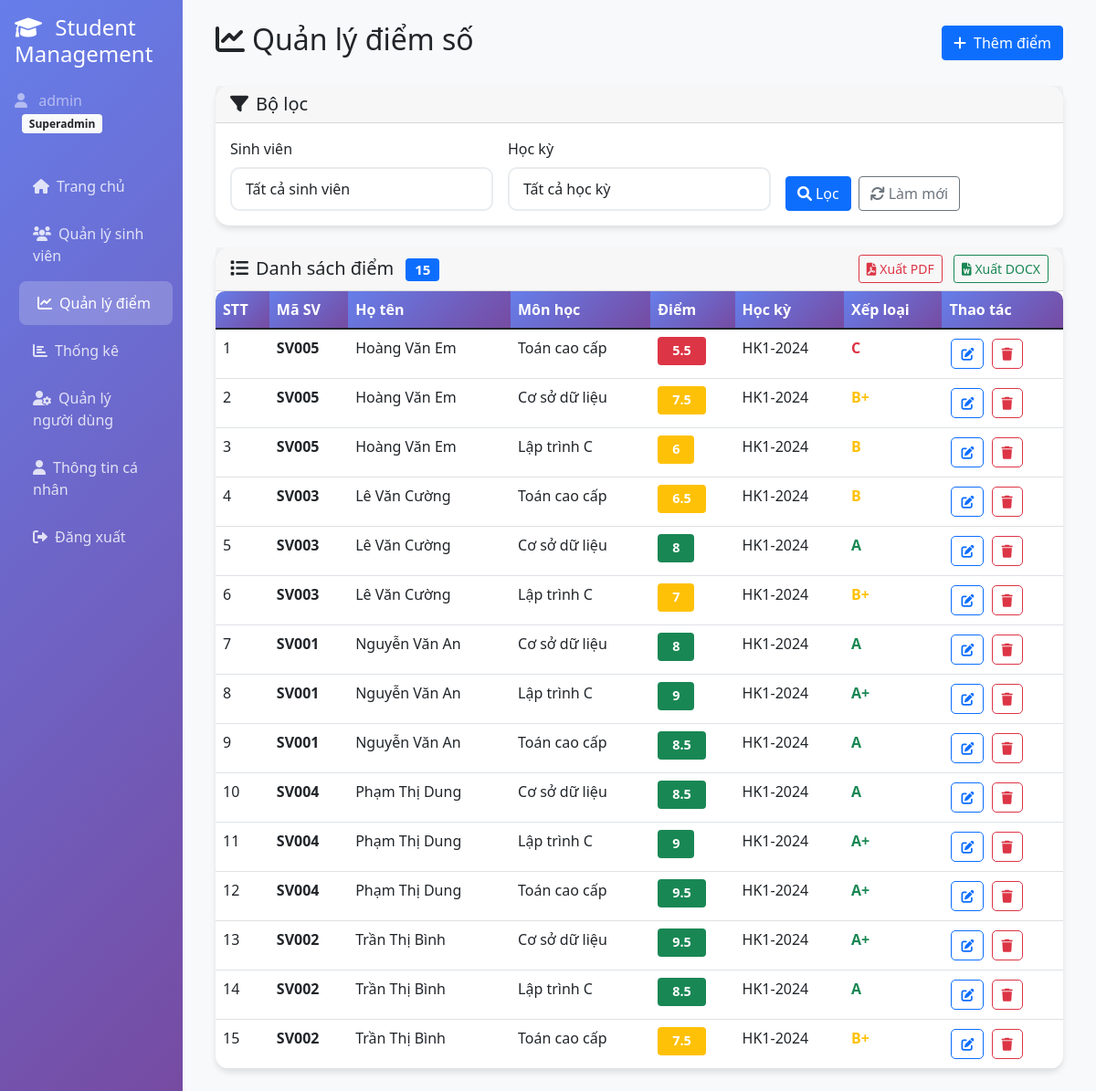
The app's page /scores/list.php?error=score_not_found (signed in), older data.
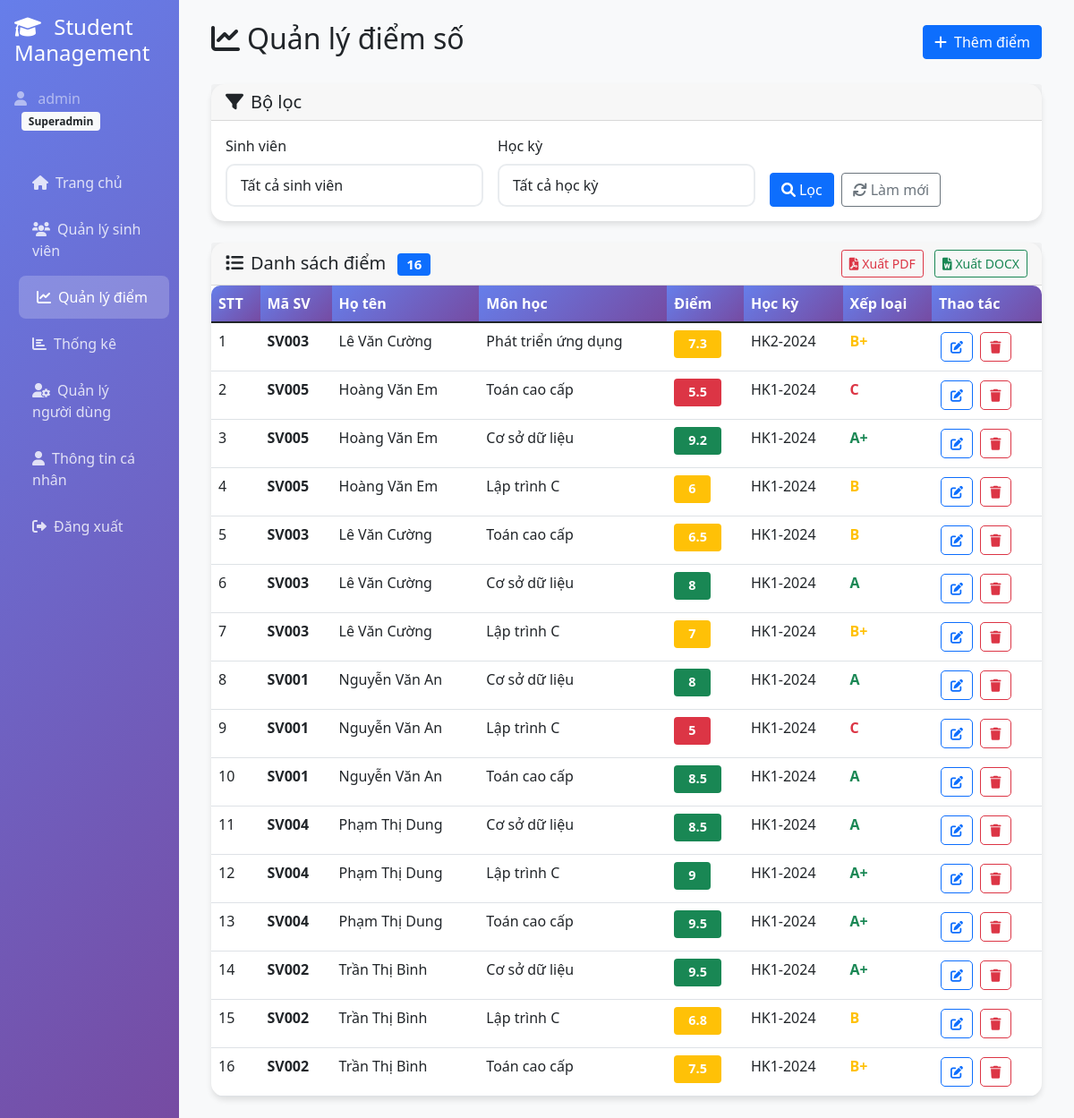
The same page, newer data.
### tables this page shows
CREATE TABLE IF NOT EXISTS `scores` (
  `id` int(11) NOT NULL AUTO_INCREMENT,
  `student_id` int(11) DEFAULT NULL,
  `subject` varchar(100) DEFAULT NULL,
  `score` float DEFAULT NULL,
  `semester` varchar(20) DEFAULT NULL,
  PRIMARY KEY (`id`),
  KEY `idx_scores_student_id` (`student_id`),
  KEY `idx_scores_semester` (`semester`)
);

CREATE TABLE IF NOT EXISTS `students` (
  `id` int(11) NOT NULL AUTO_INCREMENT,
  `msv` varchar(20) NOT NULL,
  `fullname` varchar(100) NOT NULL,
  `dob` date DEFAULT NULL,
  `gender` enum('male','female','other') DEFAULT NULL,
  `address` varchar(255) DEFAULT NULL,
  `phone` varchar(20) DEFAULT NULL,
  `email` varchar(100) DEFAULT NULL,
  `avatar` varchar(255) DEFAULT NULL,
  `created_at` timestamp NOT NULL DEFAULT current_timestamp(),
  PRIMARY KEY (`id`),
  UNIQUE KEY `msv` (`msv`),
  KEY `idx_students_msv` (`msv`),
  KEY `idx_students_email` (`email`)
);

### scoreController.php (called while the page is built, shortened)
<?php
require_once 'config/db.php';
require_once 'utils.php';
class ScoreController
{
    private $conn;
    public function __construct()
    {
        $database = new Database();
        $this->conn = $database->getConnection();
    }
    public function getAllScores($studentId = null, $semester = null)
    {
        $query = "SELECT s.*, st.fullname, st.msv
                  FROM scores s
                  LEFT JOIN students st ON s.student_id = st.id";
        $params = [];
        $query .= " ORDER BY s.semester DESC, st.fullname";
        $stmt = $this->conn->prepare($query);
        $stmt->execute();
        return $stmt->fetchAll(PDO::FETCH_ASSOC);
    }
}

### config/db.php (called while the page is built, shortened)
<?php
class Database {
    private $host = 'localhost';
    private $db_name = 'student_management';
    private $username = 'root';
    private $password = '';
    public function getConnection() {
        $this->conn = null;
        try {
            $host = trim($this->host);
            $db_name = trim($this->db_name);
            $username = trim($this->username);
            $password = trim($this->password);
            $dsn = "mysql:host=" . $host . ";dbname=" . $db_name . ";charset=utf8mb4";
            $this->conn = new PDO($dsn, $username, $password);
            $this->conn->setAttribute(PDO::ATTR_ERRMODE, PDO::ERRMODE_EXCEPTION);
            $this->conn->setAttribute(PDO::ATTR_DEFAULT_FETCH_MODE, PDO::FETCH_ASSOC);
            $this->conn->exec("SET NAMES utf8mb4 COLLATE utf8mb4_unicode_ci");
        } catch(PDOException $exception) {
            $error_msg = "Lỗi kết nối CSDL: " . $exception->getMessage();
            if (strpos($exception->getMessage(), 'Access denied') !== false) {
                $error_msg .= "\n\n⚠️ LƯU Ý: Kiểm tra lại:\n";
                $error_msg .= "- Database name: '" . $this->db_name . "' (có thể có dấu cách thừa)\n";
                $error_msg .= "- Username: '" . $this->username . "'\n";
                $error_msg .= "- Host: '" . $this->host . "'\n";
                $error_msg .= "- Đảm bảo database đã được tạo trên hosting\n";
            }
            echo $error_msg;
        }
        return $this->conn;
    }
}
?>

### utils.php (called while the page is built, shortened)
<?php
function isLoggedIn()
{
    return isset($_SESSION['user_id']);
}
function getRolePermissions($role)
{
    $permissions = [
        'student' => [
            PERMISSION_VIEW_STUDENTS,
            PERMISSION_VIEW_SCORES
        ],
        'teacher' => [
            PERMISSION_VIEW_STUDENTS,
            PERMISSION_ADD_STUDENTS,
            PERMISSION_EDIT_STUDENTS,
            PERMISSION_VIEW_SCORES,
            PERMISSION_ADD_SCORES,
            PERMISSION_EDIT_SCORES,
            PERMISSION_VIEW_STATISTICS,
            PERMISSION_EXPORT_DATA
        ],
        'admin' => [
            PERMISSION_VIEW_STUDENTS,
            PERMISSION_ADD_STUDENTS,
            PERMISSION_EDIT_STUDENTS,
            PERMISSION_DELETE_STUDENTS,
            PERMISSION_VIEW_SCORES,
            PERMISSION_ADD_SCORES,
            PERMISSION_EDIT_SCORES,
            PERMISSION_DELETE_SCORES,
            PERMISSION_VIEW_STATISTICS,
            PERMISSION_EXPORT_DATA
        ],
        'superadmin' => [
            PERMISSION_VIEW_STUDENTS,
            PERMISSION_ADD_STUDENTS,
            PERMISSION_EDIT_STUDENTS,
            PERMISSION_DELETE_STUDENTS,
            PERMISSION_VIEW_SCORES,
            PERMISSION_ADD_SCORES,
            PERMISSION_EDIT_SCORES,
            PERMISSION_DELETE_SCORES,
            PERMISSION_VIEW_STATISTICS,
            PERMISSION_MANAGE_USERS,
            PERMISSION_EXPORT_DATA
        ]
    ];
    return $permissions[$role] ?? [];
}
function hasPermission($permission)
{
    $userRole = $_SESSION['role'];
    $userPermissions = getRolePermissions($userRole);
    return in_array($permission, $userPermissions);
}

### scores/list.php (the view, shortened to what the rows shown need)
<?php
require_once '../utils.php';
require_once '../scoreController.php';
$scoreController = new ScoreController();
$studentId = $_GET['student_id'] ?? null;
$semester = $_GET['semester'] ?? '';
$scores = $scoreController->getAllScores($studentId, $semester);
?>
<!DOCTYPE html>
<html lang="vi">
<head>
    <link href="https://cdn.jsdelivr.net/npm/bootstrap@5.1.3/dist/css/bootstrap.min.css" rel="stylesheet">
    <link href="https://cdnjs.cloudflare.com/ajax/libs/font-awesome/6.0.0/css/all.min.css" rel="stylesheet">
</head>
<body>
    <div class="container-fluid">
        <div class="row">
            <div class="col-md-9 col-lg-10 main-content">
                <div class="p-4">
                    <div class="d-flex justify-content-between align-items-center mb-4">
                        <h2><i class="fas fa-chart-line me-2"></i>Quản lý điểm số</h2>
                    </div>
                    <div class="card">
                        <div class="card-body p-0">
                            <div class="table-responsive">
                                <table class="table table-hover mb-0">
                                    <thead>
                                        <tr>
                                            <th>STT</th>
                                            <th>Mã SV</th>
                                            <th>Họ tên</th>
                                            <th>Môn học</th>
                                            <th>Điểm</th>
                                            <th>Học kỳ</th>
                                            <th>Xếp loại</th>
                                            <th>Thao tác</th>
                                        </tr>
                                    </thead>
                                    <tbody>
                                        <?php if (empty($scores)): ?>
                                            <tr>
                                                <td colspan="8" class="text-center py-5">
                                                    <div class="empty-state">
                                                        <i class="fas fa-chart-line fa-4x text-muted mb-3 d-block"></i>
                                                        <h5 class="text-muted mb-2">Chưa có điểm số nào</h5>
                                                        <p class="text-muted mb-3">Hãy thêm điểm cho sinh viên để bắt đầu quản lý!</p>
                                                        <?php if (hasPermission(PERMISSION_ADD_SCORES)): ?>
                                                            <a href="add.php" class="btn btn-primary">
                                                                <i class="fas fa-plus me-2"></i>Thêm điểm đầu tiên
                                                            </a>
                                                        <?php endif; ?>
                                                    </div>
                                                </td>
                                            </tr>
                                        <?php else: ?>
                                            <?php foreach ($scores as $index => $score): ?>
                                                <tr>
                                                    <td><?php echo $index + 1; ?></td>
                                                    <td>
                                                        <strong><?php echo htmlspecialchars($score['msv']); ?></strong>
                                                    </td>
                                                    <td><?php echo htmlspecialchars($score['fullname']); ?></td>
                                                    <td><?php echo htmlspecialchars($score['subject']); ?></td>
                                                    <td>
                                                        <span class="badge <?php
                                                                            echo $score['score'] >= 8 ? 'bg-success' : ($score['score'] >= 6 ? 'bg-warning' : 'bg-danger');
                                                                            ?> score-badge">
                                                            <?php echo $score['score']; ?>
                                                        </span>
                                                    </td>
                                                    <td><?php echo htmlspecialchars($score['semester']); ?></td>
                                                    <td>
                                                        <?php
                                                        $grade = $score['score'] >= 9 ? 'A+' : ($score['score'] >= 8 ? 'A' : ($score['score'] >= 7 ? 'B+' : ($score['score'] >= 6 ? 'B' : ($score['score'] >= 5 ? 'C' : 'D'))));
                                                        $gradeClass = $score['score'] >= 8 ? 'text-success' : ($score['score'] >= 6 ? 'text-warning' : 'text-danger');
                                                        ?>
                                                        <span class="<?php echo $gradeClass; ?> fw-bold"><?php echo $grade; ?></span>
                                                    </td>
                                                    <td>
                                                        <?php if (hasPermission(PERMISSION_EDIT_SCORES)): ?>
                                                            <a href="edit.php?id=<?php echo $score['id']; ?>"
                                                                class="btn btn-sm btn-outline-primary btn-action" title="Sửa">
                                                                <i class="fas fa-edit"></i>
                                                            </a>
                                                        <?php endif; ?>
                                                        <?php if (hasPermission(PERMISSION_DELETE_SCORES)): ?>
                                                            <button onclick="deleteScore(<?php echo $score['id']; ?>)"
                                                                class="btn btn-sm btn-outline-danger btn-action" title="Xóa">
                                                                <i class="fas fa-trash"></i>
                                                            </button>
                                                        <?php endif; ?>
                                                    </td>
                                                </tr>
                                            <?php endforeach; ?>
                                        <?php endif; ?>
                                    </tbody>
                                </table>
                            </div>
                        </div>
                    </div>
                </div>
            </div>
        </div>
    </div>
</body>
</html>

Row changes from the older to the newer data that the page shows:
added scores: student.msv "SV003", student.fullname "Lê Văn Cường", subject "Phát triển ứng dụng", score "7.3", semester "HK2-2024", score "B+"
changed scores (number 3 of 16 on the later page): score "7.5" → "9.2"; score "B+" → "A+"
changed scores (number 9 of 16 on the later page): score "9" → "5"; score "A+" → "C"
changed scores (number 15 of 16 on the later page): score "8.5" → "6.8"; score "A" → "B"
Text that changed along with them:
count($scores): "15" → "16"
